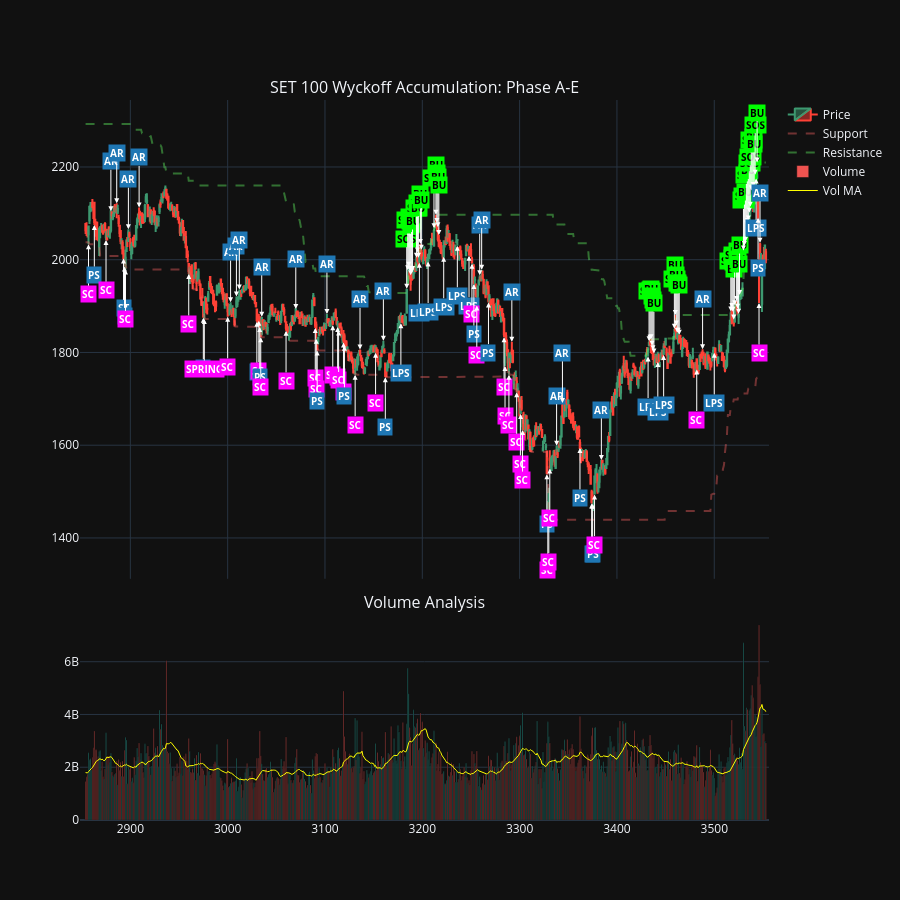

This figure's notebook cell:
### Code cell
# --- Visualization: Full Accumulation Phase A-E --- #

# 1. กำหนดรายชื่อ Event ให้ครบทุก Phase
acc_events = ['PS', 'SC', 'AR', 'ST', 'SPRING', 'TEST', 'LPS', 'SOS', 'BU']

# 2. ปรับช่วงข้อมูลให้ยาวขึ้น (เช่น 500 วัน) เพื่อให้เห็นครบทุก Phase (A-E)
dfpl = df.tail(700).copy() 

# 3. สร้าง Figure
fig = make_subplots(rows=2, cols=1, shared_xaxes=True, vertical_spacing=0.05, 
                    row_heights=[0.7, 0.3],
                    subplot_titles=('SET 100 Wyckoff Accumulation: Phase A-E', 'Volume Analysis'))

# --- กราฟบน: Candlestick & TR Lines ---
fig.add_trace(go.Candlestick(x=dfpl.index, open=dfpl['Open'], high=dfpl['High'], 
                             low=dfpl['Low'], close=dfpl['Close'], name='Price'), row=1, col=1)

# เส้น Trading Range (หัวใจของ Phase B)
fig.add_trace(go.Scatter(x=dfpl.index, y=dfpl['Support_TR'], 
                         line=dict(color='rgba(255, 100, 100, 0.4)', dash='dash'), name='Support'), row=1, col=1)
fig.add_trace(go.Scatter(x=dfpl.index, y=dfpl['Resistance_TR'], 
                         line=dict(color='rgba(100, 255, 100, 0.4)', dash='dash'), name='Resistance'), row=1, col=1)

# 4. การจัดการ Annotations ให้กระจายตัวตาม Phase
event_df = dfpl[dfpl['Wyckoff_Event'].isin(acc_events)]

for idx, row in event_df.iterrows():
    e_name = row['Wyckoff_Event']
    
    # แยกสีตามความสำคัญของ Phase
    if e_name in ['SC', 'SPRING']: # จุดกลับตัวหลัก
        bg_color = "#FF00FF" # สีชมพูเข้ม
    elif e_name in ['SOS', 'BU']: # จุดยืนยันขาขึ้น (Phase D-E)
        bg_color = "#00FF00" # สีเขียว
    else:
        bg_color = "#1f77b4" # สีน้ำเงินมาตรฐาน
    
    # กำหนดตำแหน่งวาง Label
    is_high = e_name in ['AR', 'SOS', 'BU']
    y_pos = row['High'] if is_high else row['Low']
    ay_val = -50 if is_high else 50
    
    fig.add_annotation(
        x=idx, y=y_pos, text=f"<b>{e_name}</b>",
        showarrow=True, arrowhead=2, arrowcolor="white",
        ax=0, ay=ay_val, bgcolor=bg_color,
        font=dict(color="white" if bg_color != "#00FF00" else "black", size=10)
    )

# --- กราฟล่าง: Volume & Climax ---
vol_colors = ['#26a69a' if c >= o else '#ef5350' for c, o in zip(dfpl['Close'], dfpl['Open'])]
fig.add_trace(go.Bar(x=dfpl.index, y=dfpl['Volume'], name='Volume', marker_color=vol_colors), row=2, col=1)
fig.add_trace(go.Scatter(x=dfpl.index, y=dfpl['Vol_MA20'], line=dict(color='yellow', width=1), name='Vol MA'), row=2, col=1)

fig.update_layout(height=900, template='plotly_dark', xaxis_rangeslider_visible=False)
fig.show()

### Figure 1 — Plotly figure (JSON) as saved in the notebook; plotly's stock layout.template omitted (floating-point values rounded to 4 significant figures; data arrays with more than 128 entries replaced by an {"elided": "..."} marker saying what was removed)
{"data": [{"close": {"elided": "700 float values"}, "high": {"elided": "700 float values"}, "low": {"elided": "700 float values"}, "name": "Price", "open": {"elided": "700 float values"}, "type": "candlestick", "x": {"elided": "700 int values"}, "xaxis": "x", "yaxis": "y"}, {"line": {"color": "rgba(255, 100, 100, 0.4)", "dash": "dash"}, "name": "Support", "type": "scatter", "x": {"elided": "700 int values"}, "xaxis": "x", "y": {"elided": "700 float values"}, "yaxis": "y"}, {"line": {"color": "rgba(100, 255, 100, 0.4)", "dash": "dash"}, "name": "Resistance", "type": "scatter", "x": {"elided": "700 int values"}, "xaxis": "x", "y": {"elided": "700 float values"}, "yaxis": "y"}, {"marker": {"color": {"elided": "700 str values"}}, "name": "Volume", "type": "bar", "x": {"elided": "700 int values"}, "xaxis": "x2", "y": {"elided": "700 float values"}, "yaxis": "y2"}, {"line": {"color": "yellow", "width": 1}, "name": "Vol MA", "type": "scatter", "x": {"elided": "700 int values"}, "xaxis": "x2", "y": {"elided": "700 float values"}, "yaxis": "y2"}], "layout": {"annotations": [{"font": {"size": 16}, "showarrow": false, "text": "SET 100 Wyckoff Accumulation: Phase A-E", "x": 0.5, "xanchor": "center", "xref": "paper", "y": 1.0, "yanchor": "bottom", "yref": "paper"}, {"font": {"size": 16}, "showarrow": false, "text": "Volume Analysis", "x": 0.5, "xanchor": "center", "xref": "paper", "y": 0.285, "yanchor": "bottom", "yref": "paper"}, {"arrowcolor": "white", "arrowhead": 2, "ax": 0, "ay": 50, "bgcolor": "#FF00FF", "font": {"color": "white", "size": 10}, "showarrow": true, "text": "<b>SC</b>", "x": 2857, "y": 2034.0}, {"arrowcolor": "white", "arrowhead": 2, "ax": 0, "ay": 50, "bgcolor": "#1f77b4", "font": {"color": "white", "size": 10}, "showarrow": true, "text": "<b>PS</b>", "x": 2863, "y": 2075.0}, {"arrowcolor": "white", "arrowhead": 2, "ax": 0, "ay": 50, "bgcolor": "#FF00FF", "font": {"color": "white", "size": 10}, "showarrow": true, "text": "<b>SC</b>", "x": 2875, "y": 2042.0}, {"arrowcolor": "white", "arrowhead": 2, "ax": 0, "ay": -50, "bgcolor": "#1f77b4", "font": {"color": "white", "size": 10}, "showarrow": true, "text": "<b>AR</b>", "x": 2880, "y": 2104.0}, {"arrowcolor": "white", "arrowhead": 2, "ax": 0, "ay": -50, "bgcolor": "#1f77b4", "font": {"color": "white", "size": 10}, "showarrow": true, "text": "<b>AR</b>", "x": 2886, "y": 2122.0}, {"arrowcolor": "white", "arrowhead": 2, "ax": 0, "ay": 50, "bgcolor": "#1f77b4", "font": {"color": "white", "size": 10}, "showarrow": true, "text": "<b>ST</b>", "x": 2893, "y": 2003.0}, {"arrowcolor": "white", "arrowhead": 2, "ax": 0, "ay": 50, "bgcolor": "#1f77b4", "font": {"color": "white", "size": 10}, "showarrow": true, "text": "<b>ST</b>", "x": 2894, "y": 1986.0}, {"arrowcolor": "white", "arrowhead": 2, "ax": 0, "ay": 50, "bgcolor": "#FF00FF", "font": {"color": "white", "size": 10}, "showarrow": true, "text": "<b>SC</b>", "x": 2895, "y": 1979.0}, {"arrowcolor": "white", "arrowhead": 2, "ax": 0, "ay": -50, "bgcolor": "#1f77b4", "font": {"color": "white", "size": 10}, "showarrow": true, "text": "<b>AR</b>", "x": 2898, "y": 2066.0}, {"arrowcolor": "white", "arrowhead": 2, "ax": 0, "ay": -50, "bgcolor": "#1f77b4", "font": {"color": "white", "size": 10}, "showarrow": true, "text": "<b>AR</b>", "x": 2909, "y": 2113.0}, {"arrowcolor": "white", "arrowhead": 2, "ax": 0, "ay": 50, "bgcolor": "#FF00FF", "font": {"color": "white", "size": 10}, "showarrow": true, "text": "<b>SC</b>", "x": 2960, "y": 1969.0}, {"arrowcolor": "white", "arrowhead": 2, "ax": 0, "ay": 50, "bgcolor": "#1f77b4", "font": {"color": "white", "size": 10}, "showarrow": true, "text": "<b>ST</b>", "x": 2975, "y": 1875.0}, {"arrowcolor": "white", "arrowhead": 2, "ax": 0, "ay": 50, "bgcolor": "#FF00FF", "font": {"color": "white", "size": 10}, "showarrow": true, "text": "<b>SPRING</b>", "x": 2976, "y": 1872.0}, {"arrowcolor": "white", "arrowhead": 2, "ax": 0, "ay": 50, "bgcolor": "#FF00FF", "font": {"color": "white", "size": 10}, "showarrow": true, "text": "<b>SC</b>", "x": 3000, "y": 1877.0}, {"arrowcolor": "white", "arrowhead": 2, "ax": 0, "ay": -50, "bgcolor": "#1f77b4", "font": {"color": "white", "size": 10}, "showarrow": true, "text": "<b>AR</b>", "x": 3003, "y": 1909.0}, {"arrowcolor": "white", "arrowhead": 2, "ax": 0, "ay": -50, "bgcolor": "#1f77b4", "font": {"color": "white", "size": 10}, "showarrow": true, "text": "<b>AR</b>", "x": 3009, "y": 1921.0}, {"arrowcolor": "white", "arrowhead": 2, "ax": 0, "ay": -50, "bgcolor": "#1f77b4", "font": {"color": "white", "size": 10}, "showarrow": true, "text": "<b>AR</b>", "x": 3012, "y": 1936.0}, {"arrowcolor": "white", "arrowhead": 2, "ax": 0, "ay": 50, "bgcolor": "#1f77b4", "font": {"color": "white", "size": 10}, "showarrow": true, "text": "<b>PS</b>", "x": 3030, "y": 1866.0}, {"arrowcolor": "white", "arrowhead": 2, "ax": 0, "ay": 50, "bgcolor": "#FF00FF", "font": {"color": "white", "size": 10}, "showarrow": true, "text": "<b>SC</b>", "x": 3032, "y": 1868.0}, {"arrowcolor": "white", "arrowhead": 2, "ax": 0, "ay": 50, "bgcolor": "#1f77b4", "font": {"color": "white", "size": 10}, "showarrow": true, "text": "<b>PS</b>", "x": 3033, "y": 1855.0}, {"arrowcolor": "white", "arrowhead": 2, "ax": 0, "ay": 50, "bgcolor": "#FF00FF", "font": {"color": "white", "size": 10}, "showarrow": true, "text": "<b>SC</b>", "x": 3034, "y": 1833.0}, {"arrowcolor": "white", "arrowhead": 2, "ax": 0, "ay": -50, "bgcolor": "#1f77b4", "font": {"color": "white", "size": 10}, "showarrow": true, "text": "<b>AR</b>", "x": 3035, "y": 1877.0}, {"arrowcolor": "white", "arrowhead": 2, "ax": 0, "ay": 50, "bgcolor": "#FF00FF", "font": {"color": "white", "size": 10}, "showarrow": true, "text": "<b>SC</b>", "x": 3060, "y": 1847.0}, {"arrowcolor": "white", "arrowhead": 2, "ax": 0, "ay": -50, "bgcolor": "#1f77b4", "font": {"color": "white", "size": 10}, "showarrow": true, "text": "<b>AR</b>", "x": 3070, "y": 1894.0}, {"arrowcolor": "white", "arrowhead": 2, "ax": 0, "ay": 50, "bgcolor": "#FF00FF", "font": {"color": "white", "size": 10}, "showarrow": true, "text": "<b>SC</b>", "x": 3090, "y": 1853.0}, {"arrowcolor": "white", "arrowhead": 2, "ax": 0, "ay": 50, "bgcolor": "#FF00FF", "font": {"color": "white", "size": 10}, "showarrow": true, "text": "<b>SC</b>", "x": 3091, "y": 1830.0}, {"arrowcolor": "white", "arrowhead": 2, "ax": 0, "ay": 50, "bgcolor": "#1f77b4", "font": {"color": "white", "size": 10}, "showarrow": true, "text": "<b>PS</b>", "x": 3092, "y": 1804.0}, {"arrowcolor": "white", "arrowhead": 2, "ax": 0, "ay": -50, "bgcolor": "#1f77b4", "font": {"color": "white", "size": 10}, "showarrow": true, "text": "<b>AR</b>", "x": 3102, "y": 1883.0}, {"arrowcolor": "white", "arrowhead": 2, "ax": 0, "ay": 50, "bgcolor": "#FF00FF", "font": {"color": "white", "size": 10}, "showarrow": true, "text": "<b>SC</b>", "x": 3108, "y": 1859.0}, {"arrowcolor": "white", "arrowhead": 2, "ax": 0, "ay": 50, "bgcolor": "#FF00FF", "font": {"color": "white", "size": 10}, "showarrow": true, "text": "<b>SC</b>", "x": 3113, "y": 1855.0}, {"arrowcolor": "white", "arrowhead": 2, "ax": 0, "ay": 50, "bgcolor": "#FF00FF", "font": {"color": "white", "size": 10}, "showarrow": true, "text": "<b>SC</b>", "x": 3114, "y": 1847.0}, {"arrowcolor": "white", "arrowhead": 2, "ax": 0, "ay": 50, "bgcolor": "#FF00FF", "font": {"color": "white", "size": 10}, "showarrow": true, "text": "<b>SC</b>", "x": 3119, "y": 1822.0}, {"arrowcolor": "white", "arrowhead": 2, "ax": 0, "ay": 50, "bgcolor": "#1f77b4", "font": {"color": "white", "size": 10}, "showarrow": true, "text": "<b>PS</b>", "x": 3120, "y": 1814.0}, {"arrowcolor": "white", "arrowhead": 2, "ax": 0, "ay": 50, "bgcolor": "#FF00FF", "font": {"color": "white", "size": 10}, "showarrow": true, "text": "<b>SC</b>", "x": 3131, "y": 1752.0}, {"arrowcolor": "white", "arrowhead": 2, "ax": 0, "ay": -50, "bgcolor": "#1f77b4", "font": {"color": "white", "size": 10}, "showarrow": true, "text": "<b>AR</b>", "x": 3136, "y": 1807.0}, {"arrowcolor": "white", "arrowhead": 2, "ax": 0, "ay": 50, "bgcolor": "#FF00FF", "font": {"color": "white", "size": 10}, "showarrow": true, "text": "<b>SC</b>", "x": 3152, "y": 1800.0}, {"arrowcolor": "white", "arrowhead": 2, "ax": 0, "ay": -50, "bgcolor": "#1f77b4", "font": {"color": "white", "size": 10}, "showarrow": true, "text": "<b>AR</b>", "x": 3160, "y": 1825.0}, {"arrowcolor": "white", "arrowhead": 2, "ax": 0, "ay": 50, "bgcolor": "#1f77b4", "font": {"color": "white", "size": 10}, "showarrow": true, "text": "<b>PS</b>", "x": 3162, "y": 1746.0}, {"arrowcolor": "white", "arrowhead": 2, "ax": 0, "ay": 50, "bgcolor": "#1f77b4", "font": {"color": "white", "size": 10}, "showarrow": true, "text": "<b>LPS</b>", "x": 3178, "y": 1863.0}, {"arrowcolor": "white", "arrowhead": 2, "ax": 0, "ay": -50, "bgcolor": "#00FF00", "font": {"color": "black", "size": 10}, "showarrow": true, "text": "<b>SOS</b>", "x": 3184, "y": 1938.0}, {"arrowcolor": "white", "arrowhead": 2, "ax": 0, "ay": -50, "bgcolor": "#00FF00", "font": {"color": "black", "size": 10}, "showarrow": true, "text": "<b>SOS</b>", "x": 3185, "y": 1977.0}, {"arrowcolor": "white", "arrowhead": 2, "ax": 0, "ay": -50, "bgcolor": "#00FF00", "font": {"color": "black", "size": 10}, "showarrow": true, "text": "<b>BU</b>", "x": 3186, "y": 1985.0}, {"arrowcolor": "white", "arrowhead": 2, "ax": 0, "ay": -50, "bgcolor": "#00FF00", "font": {"color": "black", "size": 10}, "showarrow": true, "text": "<b>BU</b>", "x": 3187, "y": 1976.0}, {"arrowcolor": "white", "arrowhead": 2, "ax": 0, "ay": -50, "bgcolor": "#00FF00", "font": {"color": "black", "size": 10}, "showarrow": true, "text": "<b>BU</b>", "x": 3188, "y": 1966.0}, {"arrowcolor": "white", "arrowhead": 2, "ax": 0, "ay": -50, "bgcolor": "#00FF00", "font": {"color": "black", "size": 10}, "showarrow": true, "text": "<b>BU</b>", "x": 3189, "y": 1970.0}, {"arrowcolor": "white", "arrowhead": 2, "ax": 0, "ay": -50, "bgcolor": "#00FF00", "font": {"color": "black", "size": 10}, "showarrow": true, "text": "<b>BU</b>", "x": 3190, "y": 1976.0}, {"arrowcolor": "white", "arrowhead": 2, "ax": 0, "ay": -50, "bgcolor": "#00FF00", "font": {"color": "black", "size": 10}, "showarrow": true, "text": "<b>SOS</b>", "x": 3194, "y": 2004.0}, {"arrowcolor": "white", "arrowhead": 2, "ax": 0, "ay": -50, "bgcolor": "#00FF00", "font": {"color": "black", "size": 10}, "showarrow": true, "text": "<b>BU</b>", "x": 3195, "y": 2015.0}, {"arrowcolor": "white", "arrowhead": 2, "ax": 0, "ay": -50, "bgcolor": "#00FF00", "font": {"color": "black", "size": 10}, "showarrow": true, "text": "<b>BU</b>", "x": 3196, "y": 2004.0}, {"arrowcolor": "white", "arrowhead": 2, "ax": 0, "ay": 50, "bgcolor": "#1f77b4", "font": {"color": "white", "size": 10}, "showarrow": true, "text": "<b>LPS</b>", "x": 3197, "y": 1994.0}, {"arrowcolor": "white", "arrowhead": 2, "ax": 0, "ay": -50, "bgcolor": "#00FF00", "font": {"color": "black", "size": 10}, "showarrow": true, "text": "<b>BU</b>", "x": 3198, "y": 2034.0}, {"arrowcolor": "white", "arrowhead": 2, "ax": 0, "ay": -50, "bgcolor": "#00FF00", "font": {"color": "black", "size": 10}, "showarrow": true, "text": "<b>BU</b>", "x": 3199, "y": 2022.0}, {"arrowcolor": "white", "arrowhead": 2, "ax": 0, "ay": 50, "bgcolor": "#1f77b4", "font": {"color": "white", "size": 10}, "showarrow": true, "text": "<b>LPS</b>", "x": 3206, "y": 1996.0}, {"arrowcolor": "white", "arrowhead": 2, "ax": 0, "ay": -50, "bgcolor": "#00FF00", "font": {"color": "black", "size": 10}, "showarrow": true, "text": "<b>SOS</b>", "x": 3212, "y": 2068.0}, {"arrowcolor": "white", "arrowhead": 2, "ax": 0, "ay": -50, "bgcolor": "#00FF00", "font": {"color": "black", "size": 10}, "showarrow": true, "text": "<b>BU</b>", "x": 3214, "y": 2097.0}, {"arrowcolor": "white", "arrowhead": 2, "ax": 0, "ay": -50, "bgcolor": "#00FF00", "font": {"color": "black", "size": 10}, "showarrow": true, "text": "<b>BU</b>", "x": 3215, "y": 2079.0}, {"arrowcolor": "white", "arrowhead": 2, "ax": 0, "ay": -50, "bgcolor": "#00FF00", "font": {"color": "black", "size": 10}, "showarrow": true, "text": "<b>BU</b>", "x": 3216, "y": 2070.0}, {"arrowcolor": "white", "arrowhead": 2, "ax": 0, "ay": -50, "bgcolor": "#00FF00", "font": {"color": "black", "size": 10}, "showarrow": true, "text": "<b>BU</b>", "x": 3217, "y": 2053.0}, {"arrowcolor": "white", "arrowhead": 2, "ax": 0, "ay": 50, "bgcolor": "#1f77b4", "font": {"color": "white", "size": 10}, "showarrow": true, "text": "<b>LPS</b>", "x": 3222, "y": 2006.0}, {"arrowcolor": "white", "arrowhead": 2, "ax": 0, "ay": 50, "bgcolor": "#1f77b4", "font": {"color": "white", "size": 10}, "showarrow": true, "text": "<b>LPS</b>", "x": 3236, "y": 2030.0}, {"arrowcolor": "white", "arrowhead": 2, "ax": 0, "ay": 50, "bgcolor": "#1f77b4", "font": {"color": "white", "size": 10}, "showarrow": true, "text": "<b>LPS</b>", "x": 3248, "y": 2009.0}, {"arrowcolor": "white", "arrowhead": 2, "ax": 0, "ay": 50, "bgcolor": "#FF00FF", "font": {"color": "white", "size": 10}, "showarrow": true, "text": "<b>SC</b>", "x": 3251, "y": 1991.0}, {"arrowcolor": "white", "arrowhead": 2, "ax": 0, "ay": 50, "bgcolor": "#1f77b4", "font": {"color": "white", "size": 10}, "showarrow": true, "text": "<b>PS</b>", "x": 3253, "y": 1948.0}, {"arrowcolor": "white", "arrowhead": 2, "ax": 0, "ay": 50, "bgcolor": "#FF00FF", "font": {"color": "white", "size": 10}, "showarrow": true, "text": "<b>SC</b>", "x": 3256, "y": 1901.0}, {"arrowcolor": "white", "arrowhead": 2, "ax": 0, "ay": -50, "bgcolor": "#1f77b4", "font": {"color": "white", "size": 10}, "showarrow": true, "text": "<b>AR</b>", "x": 3259, "y": 1966.0}, {"arrowcolor": "white", "arrowhead": 2, "ax": 0, "ay": -50, "bgcolor": "#1f77b4", "font": {"color": "white", "size": 10}, "showarrow": true, "text": "<b>AR</b>", "x": 3261, "y": 1978.0}, {"arrowcolor": "white", "arrowhead": 2, "ax": 0, "ay": 50, "bgcolor": "#1f77b4", "font": {"color": "white", "size": 10}, "showarrow": true, "text": "<b>PS</b>", "x": 3268, "y": 1907.0}, {"arrowcolor": "white", "arrowhead": 2, "ax": 0, "ay": 50, "bgcolor": "#FF00FF", "font": {"color": "white", "size": 10}, "showarrow": true, "text": "<b>SC</b>", "x": 3284, "y": 1833.0}, {"arrowcolor": "white", "arrowhead": 2, "ax": 0, "ay": 50, "bgcolor": "#FF00FF", "font": {"color": "white", "size": 10}, "showarrow": true, "text": "<b>SC</b>", "x": 3285, "y": 1771.0}, {"arrowcolor": "white", "arrowhead": 2, "ax": 0, "ay": 50, "bgcolor": "#FF00FF", "font": {"color": "white", "size": 10}, "showarrow": true, "text": "<b>SC</b>", "x": 3289, "y": 1752.0}, {"arrowcolor": "white", "arrowhead": 2, "ax": 0, "ay": -50, "bgcolor": "#1f77b4", "font": {"color": "white", "size": 10}, "showarrow": true, "text": "<b>AR</b>", "x": 3292, "y": 1823.0}, {"arrowcolor": "white", "arrowhead": 2, "ax": 0, "ay": 50, "bgcolor": "#FF00FF", "font": {"color": "white", "size": 10}, "showarrow": true, "text": "<b>SC</b>", "x": 3297, "y": 1714.0}, {"arrowcolor": "white", "arrowhead": 2, "ax": 0, "ay": 50, "bgcolor": "#FF00FF", "font": {"color": "white", "size": 10}, "showarrow": true, "text": "<b>SC</b>", "x": 3301, "y": 1667.0}, {"arrowcolor": "white", "arrowhead": 2, "ax": 0, "ay": 50, "bgcolor": "#FF00FF", "font": {"color": "white", "size": 10}, "showarrow": true, "text": "<b>SC</b>", "x": 3303, "y": 1633.0}, {"arrowcolor": "white", "arrowhead": 2, "ax": 0, "ay": 50, "bgcolor": "#1f77b4", "font": {"color": "white", "size": 10}, "showarrow": true, "text": "<b>PS</b>", "x": 3328, "y": 1537.0}, {"arrowcolor": "white", "arrowhead": 2, "ax": 0, "ay": 50, "bgcolor": "#FF00FF", "font": {"color": "white", "size": 10}, "showarrow": true, "text": "<b>SC</b>", "x": 3329, "y": 1439.0}, {"arrowcolor": "white", "arrowhead": 2, "ax": 0, "ay": 50, "bgcolor": "#FF00FF", "font": {"color": "white", "size": 10}, "showarrow": true, "text": "<b>SC</b>", "x": 3330, "y": 1457.0}, {"arrowcolor": "white", "arrowhead": 2, "ax": 0, "ay": 50, "bgcolor": "#FF00FF", "font": {"color": "white", "size": 10}, "showarrow": true, "text": "<b>SC</b>", "x": 3331, "y": 1550.0}, {"arrowcolor": "white", "arrowhead": 2, "ax": 0, "ay": -50, "bgcolor": "#1f77b4", "font": {"color": "white", "size": 10}, "showarrow": true, "text": "<b>AR</b>", "x": 3338, "y": 1599.0}, {"arrowcolor": "white", "arrowhead": 2, "ax": 0, "ay": -50, "bgcolor": "#1f77b4", "font": {"color": "white", "size": 10}, "showarrow": true, "text": "<b>AR</b>", "x": 3344, "y": 1691.0}, {"arrowcolor": "white", "arrowhead": 2, "ax": 0, "ay": 50, "bgcolor": "#1f77b4", "font": {"color": "white", "size": 10}, "showarrow": true, "text": "<b>PS</b>", "x": 3362, "y": 1594.0}, {"arrowcolor": "white", "arrowhead": 2, "ax": 0, "ay": 50, "bgcolor": "#1f77b4", "font": {"color": "white", "size": 10}, "showarrow": true, "text": "<b>PS</b>", "x": 3374, "y": 1474.0}, {"arrowcolor": "white", "arrowhead": 2, "ax": 0, "ay": 50, "bgcolor": "#1f77b4", "font": {"color": "white", "size": 10}, "showarrow": true, "text": "<b>PS</b>", "x": 3375, "y": 1474.0}, {"arrowcolor": "white", "arrowhead": 2, "ax": 0, "ay": 50, "bgcolor": "#FF00FF", "font": {"color": "white", "size": 10}, "showarrow": true, "text": "<b>SC</b>", "x": 3377, "y": 1493.0}, {"arrowcolor": "white", "arrowhead": 2, "ax": 0, "ay": -50, "bgcolor": "#1f77b4", "font": {"color": "white", "size": 10}, "showarrow": true, "text": "<b>AR</b>", "x": 3384, "y": 1568.0}, {"arrowcolor": "white", "arrowhead": 2, "ax": 0, "ay": 50, "bgcolor": "#1f77b4", "font": {"color": "white", "size": 10}, "showarrow": true, "text": "<b>LPS</b>", "x": 3432, "y": 1791.0}, {"arrowcolor": "white", "arrowhead": 2, "ax": 0, "ay": -50, "bgcolor": "#00FF00", "font": {"color": "black", "size": 10}, "showarrow": true, "text": "<b>SOS</b>", "x": 3433, "y": 1824.0}, {"arrowcolor": "white", "arrowhead": 2, "ax": 0, "ay": -50, "bgcolor": "#00FF00", "font": {"color": "black", "size": 10}, "showarrow": true, "text": "<b>BU</b>", "x": 3434, "y": 1827.0}, {"arrowcolor": "white", "arrowhead": 2, "ax": 0, "ay": -50, "bgcolor": "#00FF00", "font": {"color": "black", "size": 10}, "showarrow": true, "text": "<b>BU</b>", "x": 3435, "y": 1828.0}, {"arrowcolor": "white", "arrowhead": 2, "ax": 0, "ay": -50, "bgcolor": "#00FF00", "font": {"color": "black", "size": 10}, "showarrow": true, "text": "<b>BU</b>", "x": 3436, "y": 1814.0}, {"arrowcolor": "white", "arrowhead": 2, "ax": 0, "ay": -50, "bgcolor": "#00FF00", "font": {"color": "black", "size": 10}, "showarrow": true, "text": "<b>BU</b>", "x": 3437, "y": 1805.0}, {"arrowcolor": "white", "arrowhead": 2, "ax": 0, "ay": -50, "bgcolor": "#00FF00", "font": {"color": "black", "size": 10}, "showarrow": true, "text": "<b>BU</b>", "x": 3438, "y": 1798.0}, {"arrowcolor": "white", "arrowhead": 2, "ax": 0, "ay": 50, "bgcolor": "#1f77b4", "font": {"color": "white", "size": 10}, "showarrow": true, "text": "<b>LPS</b>", "x": 3442, "y": 1780.0}, {"arrowcolor": "white", "arrowhead": 2, "ax": 0, "ay": 50, "bgcolor": "#1f77b4", "font": {"color": "white", "size": 10}, "showarrow": true, "text": "<b>LPS</b>", "x": 3448, "y": 1795.0}, {"arrowcolor": "white", "arrowhead": 2, "ax": 0, "ay": -50, "bgcolor": "#00FF00", "font": {"color": "black", "size": 10}, "showarrow": true, "text": "<b>SOS</b>", "x": 3459, "y": 1851.0}, {"arrowcolor": "white", "arrowhead": 2, "ax": 0, "ay": -50, "bgcolor": "#00FF00", "font": {"color": "black", "size": 10}, "showarrow": true, "text": "<b>BU</b>", "x": 3460, "y": 1881.0}, {"arrowcolor": "white", "arrowhead": 2, "ax": 0, "ay": -50, "bgcolor": "#00FF00", "font": {"color": "black", "size": 10}, "showarrow": true, "text": "<b>BU</b>", "x": 3461, "y": 1858.0}, {"arrowcolor": "white", "arrowhead": 2, "ax": 0, "ay": -50, "bgcolor": "#00FF00", "font": {"color": "black", "size": 10}, "showarrow": true, "text": "<b>BU</b>", "x": 3462, "y": 1843.0}, {"arrowcolor": "white", "arrowhead": 2, "ax": 0, "ay": -50, "bgcolor": "#00FF00", "font": {"color": "black", "size": 10}, "showarrow": true, "text": "<b>BU</b>", "x": 3463, "y": 1842.0}, {"arrowcolor": "white", "arrowhead": 2, "ax": 0, "ay": -50, "bgcolor": "#00FF00", "font": {"color": "black", "size": 10}, "showarrow": true, "text": "<b>BU</b>", "x": 3464, "y": 1838.0}, {"arrowcolor": "white", "arrowhead": 2, "ax": 0, "ay": 50, "bgcolor": "#FF00FF", "font": {"color": "white", "size": 10}, "showarrow": true, "text": "<b>SC</b>", "x": 3482, "y": 1763.0}, {"arrowcolor": "white", "arrowhead": 2, "ax": 0, "ay": -50, "bgcolor": "#1f77b4", "font": {"color": "white", "size": 10}, "showarrow": true, "text": "<b>AR</b>", "x": 3488, "y": 1807.0}, {"arrowcolor": "white", "arrowhead": 2, "ax": 0, "ay": 50, "bgcolor": "#1f77b4", "font": {"color": "white", "size": 10}, "showarrow": true, "text": "<b>LPS</b>", "x": 3500, "y": 1799.0}, {"arrowcolor": "white", "arrowhead": 2, "ax": 0, "ay": -50, "bgcolor": "#00FF00", "font": {"color": "black", "size": 10}, "showarrow": true, "text": "<b>SOS</b>", "x": 3517, "y": 1888.0}, {"arrowcolor": "white", "arrowhead": 2, "ax": 0, "ay": -50, "bgcolor": "#00FF00", "font": {"color": "black", "size": 10}, "showarrow": true, "text": "<b>BU</b>", "x": 3518, "y": 1896.0}, {"arrowcolor": "white", "arrowhead": 2, "ax": 0, "ay": -50, "bgcolor": "#00FF00", "font": {"color": "black", "size": 10}, "showarrow": true, "text": "<b>BU</b>", "x": 3519, "y": 1888.0}, {"arrowcolor": "white", "arrowhead": 2, "ax": 0, "ay": -50, "bgcolor": "#00FF00", "font": {"color": "black", "size": 10}, "showarrow": true, "text": "<b>BU</b>", "x": 3520, "y": 1871.0}, {"arrowcolor": "white", "arrowhead": 2, "ax": 0, "ay": -50, "bgcolor": "#00FF00", "font": {"color": "black", "size": 10}, "showarrow": true, "text": "<b>SOS</b>", "x": 3521, "y": 1902.0}, {"arrowcolor": "white", "arrowhead": 2, "ax": 0, "ay": -50, "bgcolor": "#00FF00", "font": {"color": "black", "size": 10}, "showarrow": true, "text": "<b>BU</b>", "x": 3523, "y": 1911.0}, {"arrowcolor": "white", "arrowhead": 2, "ax": 0, "ay": -50, "bgcolor": "#00FF00", "font": {"color": "black", "size": 10}, "showarrow": true, "text": "<b>BU</b>", "x": 3524, "y": 1894.0}, {"arrowcolor": "white", "arrowhead": 2, "ax": 0, "ay": -50, "bgcolor": "#00FF00", "font": {"color": "black", "size": 10}, "showarrow": true, "text": "<b>BU</b>", "x": 3525, "y": 1883.0}, {"arrowcolor": "white", "arrowhead": 2, "ax": 0, "ay": -50, "bgcolor": "#00FF00", "font": {"color": "black", "size": 10}, "showarrow": true, "text": "<b>BU</b>", "x": 3526, "y": 1924.0}, {"arrowcolor": "white", "arrowhead": 2, "ax": 0, "ay": -50, "bgcolor": "#00FF00", "font": {"color": "black", "size": 10}, "showarrow": true, "text": "<b>SOS</b>", "x": 3530, "y": 2020.0}, {"arrowcolor": "white", "arrowhead": 2, "ax": 0, "ay": -50, "bgcolor": "#00FF00", "font": {"color": "black", "size": 10}, "showarrow": true, "text": "<b>SOS</b>", "x": 3531, "y": 2029.0}, {"arrowcolor": "white", "arrowhead": 2, "ax": 0, "ay": -50, "bgcolor": "#00FF00", "font": {"color": "black", "size": 10}, "showarrow": true, "text": "<b>BU</b>", "x": 3532, "y": 2038.0}, {"arrowcolor": "white", "arrowhead": 2, "ax": 0, "ay": -50, "bgcolor": "#00FF00", "font": {"color": "black", "size": 10}, "showarrow": true, "text": "<b>SOS</b>", "x": 3533, "y": 2074.0}, {"arrowcolor": "white", "arrowhead": 2, "ax": 0, "ay": -50, "bgcolor": "#00FF00", "font": {"color": "black", "size": 10}, "showarrow": true, "text": "<b>BU</b>", "x": 3534, "y": 2079.0}, {"arrowcolor": "white", "arrowhead": 2, "ax": 0, "ay": -50, "bgcolor": "#00FF00", "font": {"color": "black", "size": 10}, "showarrow": true, "text": "<b>BU</b>", "x": 3535, "y": 2085.0}, {"arrowcolor": "white", "arrowhead": 2, "ax": 0, "ay": -50, "bgcolor": "#00FF00", "font": {"color": "black", "size": 10}, "showarrow": true, "text": "<b>SOS</b>", "x": 3536, "y": 2101.0}, {"arrowcolor": "white", "arrowhead": 2, "ax": 0, "ay": -50, "bgcolor": "#00FF00", "font": {"color": "black", "size": 10}, "showarrow": true, "text": "<b>SOS</b>", "x": 3537, "y": 2114.0}, {"arrowcolor": "white", "arrowhead": 2, "ax": 0, "ay": -50, "bgcolor": "#00FF00", "font": {"color": "black", "size": 10}, "showarrow": true, "text": "<b>SOS</b>", "x": 3538, "y": 2150.0}, {"arrowcolor": "white", "arrowhead": 2, "ax": 0, "ay": -50, "bgcolor": "#00FF00", "font": {"color": "black", "size": 10}, "showarrow": true, "text": "<b>BU</b>", "x": 3539, "y": 2148.0}, {"arrowcolor": "white", "arrowhead": 2, "ax": 0, "ay": -50, "bgcolor": "#00FF00", "font": {"color": "black", "size": 10}, "showarrow": true, "text": "<b>BU</b>", "x": 3540, "y": 2157.0}, {"arrowcolor": "white", "arrowhead": 2, "ax": 0, "ay": -50, "bgcolor": "#00FF00", "font": {"color": "black", "size": 10}, "showarrow": true, "text": "<b>BU</b>", "x": 3541, "y": 2142.0}, {"arrowcolor": "white", "arrowhead": 2, "ax": 0, "ay": -50, "bgcolor": "#00FF00", "font": {"color": "black", "size": 10}, "showarrow": true, "text": "<b>SOS</b>", "x": 3542, "y": 2183.0}, {"arrowcolor": "white", "arrowhead": 2, "ax": 0, "ay": 50, "bgcolor": "#1f77b4", "font": {"color": "white", "size": 10}, "showarrow": true, "text": "<b>LPS</b>", "x": 3543, "y": 2175.0}, {"arrowcolor": "white", "arrowhead": 2, "ax": 0, "ay": -50, "bgcolor": "#00FF00", "font": {"color": "black", "size": 10}, "showarrow": true, "text": "<b>BU</b>", "x": 3544, "y": 2210.0}, {"arrowcolor": "white", "arrowhead": 2, "ax": 0, "ay": 50, "bgcolor": "#1f77b4", "font": {"color": "white", "size": 10}, "showarrow": true, "text": "<b>PS</b>", "x": 3545, "y": 2091.0}, {"arrowcolor": "white", "arrowhead": 2, "ax": 0, "ay": 50, "bgcolor": "#FF00FF", "font": {"color": "white", "size": 10}, "showarrow": true, "text": "<b>SC</b>", "x": 3546, "y": 1907.0}, {"arrowcolor": "white", "arrowhead": 2, "ax": 0, "ay": -50, "bgcolor": "#1f77b4", "font": {"color": "white", "size": 10}, "showarrow": true, "text": "<b>AR</b>", "x": 3547, "y": 2037.0}], "height": 900, "xaxis": {"anchor": "y", "domain": [0, 1], "matches": "x2", "rangeslider": {"visible": false}, "showticklabels": false}, "xaxis2": {"anchor": "y2", "domain": [0, 1]}, "yaxis": {"anchor": "x", "domain": [0.335, 1.0]}, "yaxis2": {"anchor": "x2", "domain": [0, 0.285]}}}
